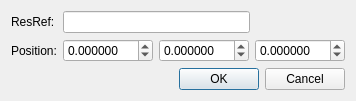
<?xml version="1.0" encoding="UTF-8"?>
<ui version="4.0">
 <class>Dialog</class>
 <widget class="QDialog" name="Dialog">
  <property name="geometry">
   <rect>
    <x>0</x>
    <y>0</y>
    <width>352</width>
    <height>97</height>
   </rect>
  </property>
  <property name="sizePolicy">
   <sizepolicy hsizetype="Fixed" vsizetype="Fixed">
    <horstretch>0</horstretch>
    <verstretch>0</verstretch>
   </sizepolicy>
  </property>
  <property name="windowTitle">
   <string>Edit Sound</string>
  </property>
  <layout class="QVBoxLayout" name="verticalLayout">
   <item>
    <layout class="QFormLayout" name="formLayout">
     <item row="0" column="0">
      <widget class="QLabel" name="label">
       <property name="text">
        <string>ResRef:</string>
       </property>
      </widget>
     </item>
     <item row="0" column="1">
      <widget class="QLineEdit" name="resrefEdit">
       <property name="maximumSize">
        <size>
         <width>187</width>
         <height>16777215</height>
        </size>
       </property>
       <property name="maxLength">
        <number>16</number>
       </property>
      </widget>
     </item>
     <item row="1" column="0">
      <widget class="QLabel" name="label_2">
       <property name="text">
        <string>Position:</string>
       </property>
      </widget>
     </item>
     <item row="1" column="1">
      <layout class="QHBoxLayout" name="horizontalLayout">
       <item>
        <widget class="QDoubleSpinBox" name="xPosSpin">
         <property name="maximumSize">
          <size>
           <width>90</width>
           <height>16777215</height>
          </size>
         </property>
         <property name="decimals">
          <number>6</number>
         </property>
         <property name="minimum">
          <double>-1000000.000000000000000</double>
         </property>
         <property name="maximum">
          <double>1000000.000000000000000</double>
         </property>
        </widget>
       </item>
       <item>
        <widget class="QDoubleSpinBox" name="yPosSpin">
         <property name="maximumSize">
          <size>
           <width>90</width>
           <height>16777215</height>
          </size>
         </property>
         <property name="decimals">
          <number>6</number>
         </property>
         <property name="minimum">
          <double>-1000000.000000000000000</double>
         </property>
         <property name="maximum">
          <double>1000000.000000000000000</double>
         </property>
        </widget>
       </item>
       <item>
        <widget class="QDoubleSpinBox" name="zPosSpin">
         <property name="maximumSize">
          <size>
           <width>90</width>
           <height>16777215</height>
          </size>
         </property>
         <property name="decimals">
          <number>6</number>
         </property>
         <property name="minimum">
          <double>-1000000.000000000000000</double>
         </property>
         <property name="maximum">
          <double>1000000.000000000000000</double>
         </property>
        </widget>
       </item>
      </layout>
     </item>
    </layout>
   </item>
   <item>
    <widget class="QDialogButtonBox" name="buttonBox">
     <property name="orientation">
      <enum>Qt::Horizontal</enum>
     </property>
     <property name="standardButtons">
      <set>QDialogButtonBox::Cancel|QDialogButtonBox::Ok</set>
     </property>
    </widget>
   </item>
  </layout>
 </widget>
 <resources/>
 <connections>
  <connection>
   <sender>buttonBox</sender>
   <signal>accepted()</signal>
   <receiver>Dialog</receiver>
   <slot>accept()</slot>
   <hints>
    <hint type="sourcelabel">
     <x>248</x>
     <y>254</y>
    </hint>
    <hint type="destinationlabel">
     <x>157</x>
     <y>274</y>
    </hint>
   </hints>
  </connection>
  <connection>
   <sender>buttonBox</sender>
   <signal>rejected()</signal>
   <receiver>Dialog</receiver>
   <slot>reject()</slot>
   <hints>
    <hint type="sourcelabel">
     <x>316</x>
     <y>260</y>
    </hint>
    <hint type="destinationlabel">
     <x>286</x>
     <y>274</y>
    </hint>
   </hints>
  </connection>
 </connections>
</ui>
